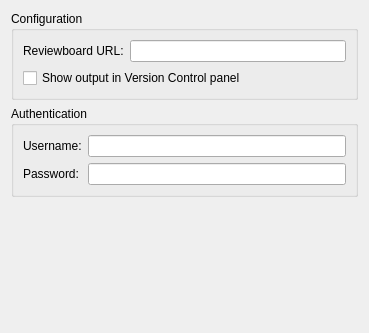
<?xml version="1.0" encoding="UTF-8"?>
<ui version="4.0">
 <class>ReviewBoard::Internal::ReviewBoardSettingsPage</class>
 <widget class="QWidget" name="ReviewBoard::Internal::ReviewBoardSettingsPage">
  <property name="geometry">
   <rect>
    <x>0</x>
    <y>0</y>
    <width>369</width>
    <height>333</height>
   </rect>
  </property>
  <property name="windowTitle">
   <string>Form</string>
  </property>
  <layout class="QVBoxLayout" name="verticalLayout_2">
   <item>
    <widget class="QGroupBox" name="generalGroupBox">
     <property name="title">
      <string>Configuration</string>
     </property>
     <layout class="QVBoxLayout" name="verticalLayout">
      <item>
       <layout class="QHBoxLayout" name="horizontalLayout">
        <item>
         <widget class="QLabel" name="commandLabel">
          <property name="text">
           <string>Reviewboard URL:</string>
          </property>
         </widget>
        </item>
        <item>
         <widget class="QLineEdit" name="urlLineEdit"/>
        </item>
       </layout>
      </item>
      <item>
       <widget class="QCheckBox" name="debugCheckBox">
        <property name="text">
         <string>Show output in Version Control panel</string>
        </property>
       </widget>
      </item>
     </layout>
    </widget>
   </item>
   <item>
    <widget class="QGroupBox" name="userGroupBox">
     <property name="title">
      <string>Authentication</string>
     </property>
     <property name="checkable">
      <bool>false</bool>
     </property>
     <property name="checked">
      <bool>false</bool>
     </property>
     <layout class="QFormLayout" name="formLayout">
      <item row="0" column="0">
       <widget class="QLabel" name="usernameLabel">
        <property name="text">
         <string>Username:</string>
        </property>
       </widget>
      </item>
      <item row="0" column="1">
       <widget class="QLineEdit" name="usernameLineEdit"/>
      </item>
      <item row="1" column="0">
       <widget class="QLabel" name="passwordLabel">
        <property name="text">
         <string>Password:</string>
        </property>
       </widget>
      </item>
      <item row="1" column="1">
       <widget class="QLineEdit" name="passwordLineEdit">
        <property name="echoMode">
         <enum>QLineEdit::Password</enum>
        </property>
       </widget>
      </item>
     </layout>
    </widget>
   </item>
   <item>
    <spacer name="verticalSpacer">
     <property name="orientation">
      <enum>Qt::Vertical</enum>
     </property>
     <property name="sizeHint" stdset="0">
      <size>
       <width>20</width>
       <height>70</height>
      </size>
     </property>
    </spacer>
   </item>
  </layout>
 </widget>
 <resources/>
 <connections/>
</ui>
